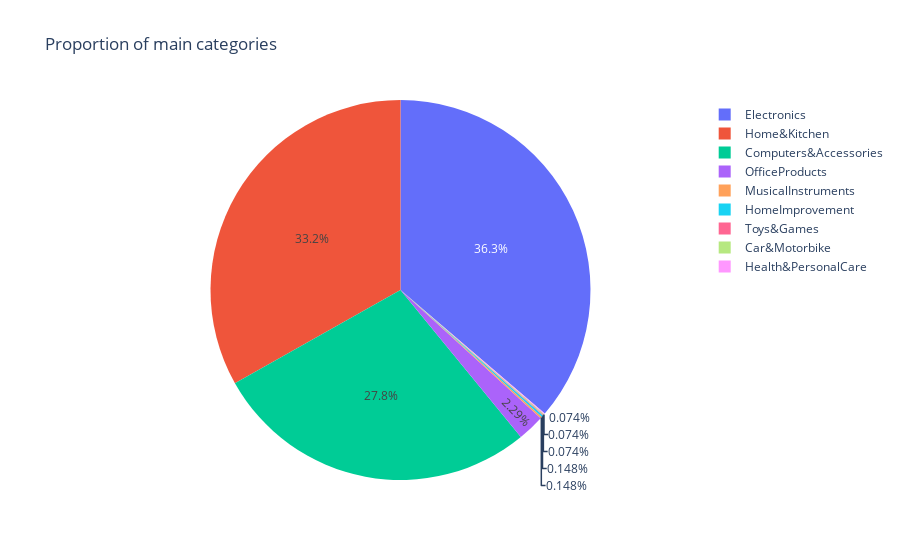

Write notebook code for a chart like this one.
### Markdown cell above
Containing many subcategories, we will limit ourselves to the analysis of the main categories

### Code cell
category_counts = df['main_category'].value_counts().reset_index()
category_counts.columns = ['main_category', 'count']
fig = px.pie(category_counts, values='count', names='main_category', title='Proportion of main categories')
fig.show()

### Figure 1 — Plotly figure (JSON) as saved in the notebook; plotly's stock layout.template omitted (floating-point values rounded to 4 significant figures)
{"data": [{"domain": {"x": [0, 1], "y": [0, 1]}, "hovertemplate": "main_category=%{label}<br>count=%{value}<extra></extra>", "labels": ["Electronics", "Home&Kitchen", "Computers&Accessories", "OfficeProducts", "MusicalInstruments", "HomeImprovement", "Toys&Games", "Car&Motorbike", "Health&PersonalCare"], "legendgroup": "", "name": "", "showlegend": true, "type": "pie", "values": [490, 448, 375, 31, 2, 2, 1, 1, 1]}], "layout": {"legend": {"tracegroupgap": 0}, "title": {"text": "Proportion of main categories"}}}
